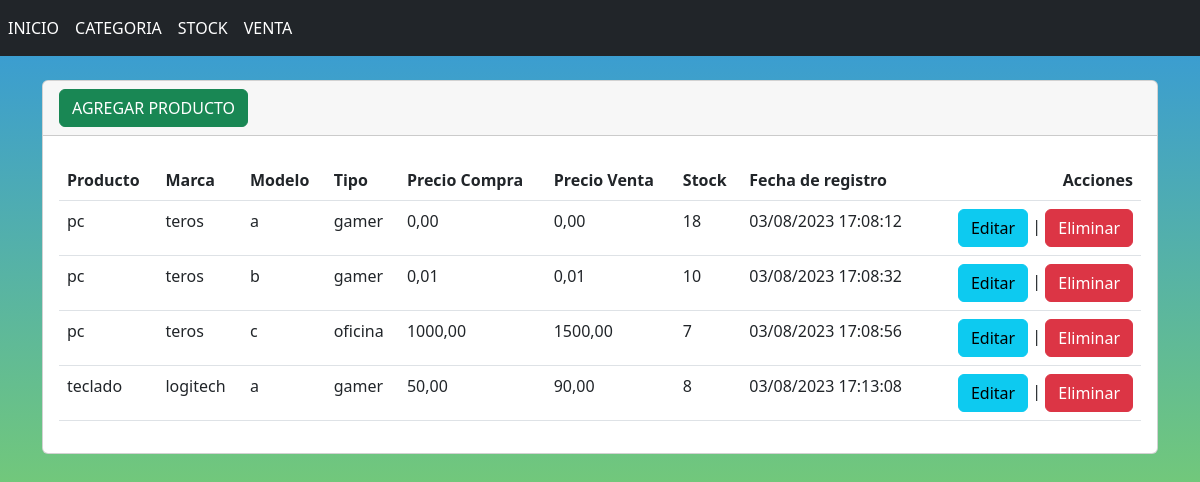
/ListarSTOCK/, run on an earlier commit of the app's database.
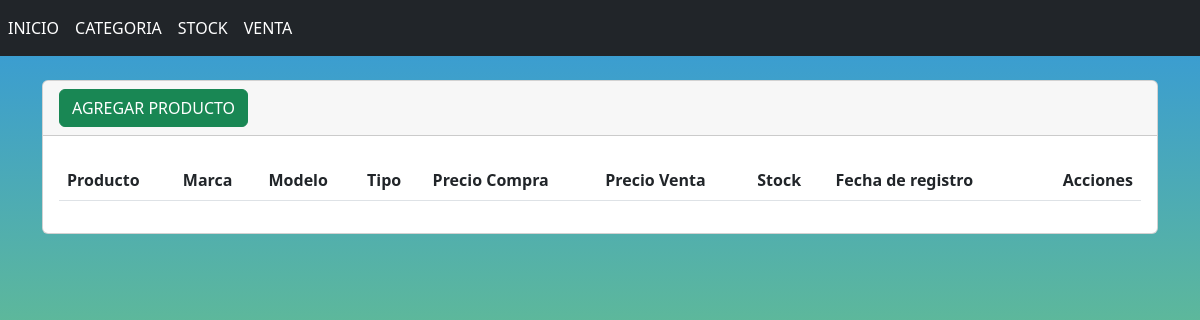
And on a later commit of the database.
### stock/models.py (models this page shows, shortened)
class StockTienda(models.Model):
    producto = models.ForeignKey(Producto, on_delete=models.CASCADE)
    marca = models.ForeignKey(Marca, on_delete=models.CASCADE)
    modelo = models.ForeignKey(Modelo, on_delete=models.CASCADE)
    tipo = models.ForeignKey(Tipo, on_delete=models.CASCADE)
    precio_compra = models.DecimalField(max_digits=8, decimal_places=2)
    Precio_venta = models.DecimalField(max_digits=8, decimal_places=2)
    stock = models.IntegerField( default=0)
    fecha_registro = models.DateTimeField(auto_now_add=True)

### categorias/models.py (models this page shows, shortened)
class Producto(models.Model):
    N_producto = models.CharField(max_length=200, unique=True)

class Marca(models.Model):
    N_marca = models.CharField(max_length=100, unique=True)

class Modelo(models.Model):
    N_modelo = models.CharField(max_length=200, unique=True)

class Tipo(models.Model):
    N_tipo = models.CharField(max_length=200)

### stock/views.py (the view)
# urls.py: path('ListarSTOCK/',ListarStock,name='ListarSTOCK'),
def ListarStock (request):
    stocktienda = StockTienda.objects.all()
    contenido = {'stocktienda':stocktienda}
    return render(request,'ListarStock.html',contenido)

### templates/ListarStock.html (shortened to what this page needs)
{% extends "base1.html" %}
{% block contenido %}
<br>
<div class="card">
    <div class="card-header">
        <a name="" id="" class="btn btn-success" href="{% url 'AgregarSTOCK' %}" role="button">AGREGAR PRODUCTO</a>
    </div>
    <div class="card-body">
        <table class="table">
            <thead>
                <tr>
                    <th>Producto</th>
                    <th>Marca</th>
                    <th>Modelo</th>
                    <th>Tipo</th>
                    <th>Precio Compra</th>
                    <th>Precio Venta</th>
                    <th>Stock</th>
                    <th>Fecha de registro</th>
                    <th style="text-align: right;">Acciones</th>
                </tr>
            </thead>
            <tbody>
                {% for StockTienda in stocktienda %}
                <tr>
                    <td>{{ StockTienda.producto.N_producto}}</td>
                    <td>{{ StockTienda.marca.N_marca }}</td>
                    <td>{{ StockTienda.modelo.N_modelo }}</td>
                    <td>{{ StockTienda.tipo.N_tipo }}</td>
                    <td>{{ StockTienda.precio_compra }}</td>
                    <td>{{ StockTienda.Precio_venta }}</td>
                    <td>{{ StockTienda.stock}}</td>
                    <td>{{ StockTienda.fecha_registro|date:"d/m/Y H:i:s" }}</td>
                    <td style="text-align: right;">
                        <a name="" id="" class="btn btn-info" href="{% url 'EditarSTOCK' StockTienda.id%}" role="button">Editar</a>
                        |
                        <a name="" id="" class="btn btn-danger" href="{% url 'EliminarSTOCK' StockTienda.id%}" role="button">Eliminar</a>
                    </td>
                </tr>
                {% endfor %}
            </tbody>
        </table>
    </div>
</div>
{% endblock %}

### templates/base1.html (shortened to what this page needs)
{% load static %}
<!doctype html>
<html lang="en">
<head>
  <link href="https://cdn.jsdelivr.net/npm/bootstrap@5.2.1/dist/css/bootstrap.min.css" rel="stylesheet"
>
</head>
<body>
    <nav class="navbar navbar-expand navbar-light bg-dark " >
        <div class="nav navbar-nav" >
            <a class="nav-item nav-link font-weight-bold text-white" href="{% url 'Inicio'%}">INICIO</a>
            <a class="nav-item nav-link font-weight-bold text-white" href="{% url 'ListarCT' %}">CATEGORIA</a>
            <a class="nav-item nav-link font-weight-bold text-white" href="{% url 'ListarSTOCK' %}">STOCK</a>
            <a class="nav-item nav-link font-weight-bold text-white" href="{% url 'ListarVenta' %}">VENTA</a>
        </div>
    </nav>
    <div class="container">
        <div class="row">
          <div class="col-12">
            {% block contenido %} {% endblock %}
          </div>
        </div>
      </div>
</body>
</html>

### templates/base1.html (style rules this page uses)
body::before { content: ""; position: fixed; top: 0; left: 0; width: 100%; height: 100%; background: linear-gradient(to bottom, #3498db, #9ae73c); z-index: -1; }

What changed in the data, as far as the page shows it:
removed StockTienda: producto.N_producto "pc", marca.N_marca "teros", modelo.N_modelo "a", tipo.N_tipo "gamer", precio_compra "0,00", Precio_venta "0,00", stock "18", fecha_registro "03/08/2023 17:08:12"
removed StockTienda: producto.N_producto "pc", marca.N_marca "teros", modelo.N_modelo "b", tipo.N_tipo "gamer", precio_compra "0,01", Precio_venta "0,01", stock "10", fecha_registro "03/08/2023 17:08:32"
removed StockTienda: producto.N_producto "pc", marca.N_marca "teros", modelo.N_modelo "c", tipo.N_tipo "oficina", precio_compra "1000,00", Precio_venta "1500,00", stock "7", fecha_registro "03/08/2023 17:08:56"
removed StockTienda: producto.N_producto "teclado", marca.N_marca "logitech", modelo.N_modelo "a", tipo.N_tipo "gamer", precio_compra "50,00", Precio_venta "90,00", stock "8", fecha_registro "03/08/2023 17:13:08"
